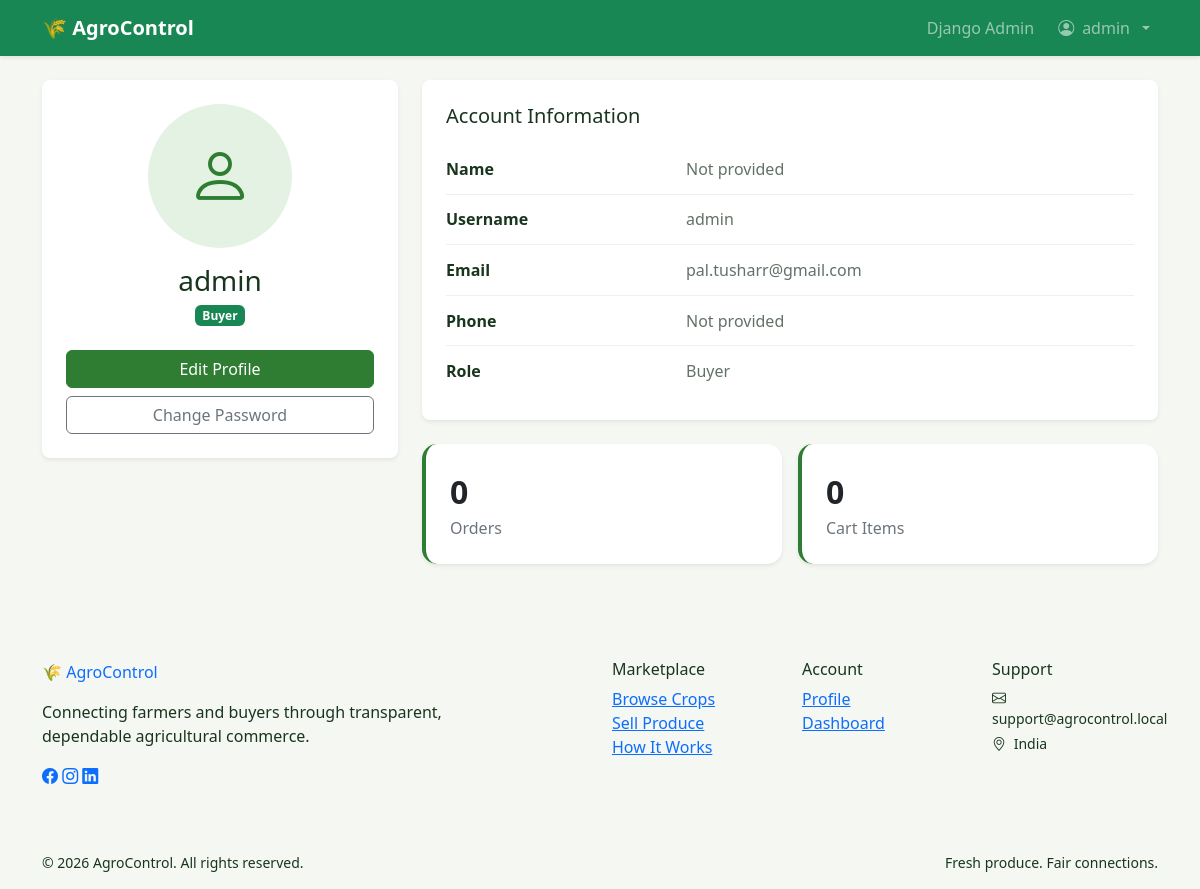
The page /accounts/profile/ (signed in) on the database its author committed.
### users/models.py (models this page shows, shortened)
class User(AbstractUser):
    class Role(models.TextChoices):
        FARMER = "FARMER", "Farmer"
        BUYER = "BUYER", "Buyer"
        ADMIN = "ADMIN", "Admin"
    phone_number = models.CharField(max_length=15)
    profile_photo = models.ImageField(
        upload_to="profiles/",
        blank=True,
        null=True,
    )
    role = models.CharField(
        max_length=10,
        choices=Role.choices,
        default=Role.BUYER,
    )

### users/views.py (the view, shortened to what this page needs)
# urls.py: path("profile/", views.profile, name="profile"),
@login_required
def profile(request):
    context = {}
    if request.user.role == User.Role.BUYER:
        context.update({
            "orders_count": Order.objects.filter(buyer=request.user).count(),
            "cart_items_count": (
                CartItem.objects.filter(cart__buyer=request.user)
                .aggregate(total=Sum("quantity"))["total"]
                or 0
            ),
        })
    return render(request, "users/profile.html", context)

### cart/context_processors.py (called while the page is built)
def cart_summary(request):
    if not request.user.is_authenticated or request.user.role != User.Role.BUYER:
        return {"cart_item_count": 0}
    count = (
        CartItem.objects.filter(cart__buyer=request.user)
        .aggregate(total=Sum("quantity"))["total"]
        or 0
    )
    return {"cart_item_count": count}

### templates/users/profile.html (shortened to what this page needs)
{% extends "base.html" %}
{% block content %}
<div class="row g-4">
    <div class="col-lg-4">
        <aside class="profile-card bg-white rounded-3 shadow-sm p-4 text-center">
            {% if user.profile_photo %}
            <img class="profile-avatar" src="{{ user.profile_photo.url }}" alt="{{ user.username }}">
            {% else %}
            <div class="profile-avatar profile-avatar-placeholder"><i class="bi bi-person"></i></div>
            {% endif %}
            <h1 class="h3 mt-3 mb-1">{{ user.get_full_name|default:user.username }}</h1>
            <span class="badge text-bg-success">{{ user.get_role_display }}</span>
            <div class="d-grid gap-2 mt-4">
                <a class="btn btn-success" href="{% url 'edit_profile' %}">Edit Profile</a>
                <a class="btn btn-outline-secondary" href="{% url 'change_password' %}">Change Password</a>
            </div>
        </aside>
    </div>
    <div class="col-lg-8">
        <div class="bg-white rounded-3 shadow-sm p-4 mb-4">
            <h2 class="h5 mb-3">Account Information</h2>
            <dl class="profile-details mb-0">
                <div><dt>Name</dt><dd>{{ user.get_full_name|default:"Not provided" }}</dd></div>
                <div><dt>Username</dt><dd>{{ user.username }}</dd></div>
                <div><dt>Email</dt><dd>{{ user.email|default:"Not provided" }}</dd></div>
                <div><dt>Phone</dt><dd>{{ user.phone_number|default:"Not provided" }}</dd></div>
                <div><dt>Role</dt><dd>{{ user.get_role_display }}</dd></div>
            </dl>
        </div>
        {% if user.role == "BUYER" %}
        <div class="row g-3">
            <div class="col-sm-6"><div class="card dashboard-stat p-4 shadow-sm">
                <div class="fs-2 fw-bold">{{ orders_count }}</div><span class="text-secondary">Orders</span>
            </div></div>
            <div class="col-sm-6"><div class="card dashboard-stat p-4 shadow-sm">
                <div class="fs-2 fw-bold">{{ cart_items_count }}</div><span class="text-secondary">Cart Items</span>
            </div></div>
        </div>
        {% endif %}
    </div>
</div>
{% endblock %}

### templates/includes/navbar.html (shortened to what this page needs)
<nav class="navbar navbar-expand-lg navbar-dark bg-success shadow-sm">
    <div class="container">
        <a class="navbar-brand fw-bold" href="{% url 'home' %}">
            🌾 AgroControl
        </a>
        <div class="collapse navbar-collapse" id="navbar">
            <ul class="navbar-nav ms-auto align-items-lg-center">
                {% if not user.is_authenticated %}
                <li class="nav-item"><a class="nav-link" href="{% url 'home' %}">Home</a></li>
                <li class="nav-item"><a class="nav-link" href="{% url 'product_list' %}">Marketplace</a></li>
                <li class="nav-item ms-lg-3"><a class="btn btn-light btn-sm" href="{% url 'login' %}">Login</a></li>
                <li class="nav-item dropdown ms-lg-2">
                    <a class="btn btn-warning btn-sm dropdown-toggle" href="#" role="button"
                       data-bs-toggle="dropdown" aria-expanded="false">Register</a>
                    <ul class="dropdown-menu dropdown-menu-end">
                        <li><a class="dropdown-item" href="{% url 'buyer_register' %}">Register as Buyer</a></li>
                        <li><a class="dropdown-item" href="{% url 'farmer_register' %}">Register as Farmer</a></li>
                    </ul>
                </li>
                {% else %}
                    {% if user.role == "FARMER" %}
                    <li class="nav-item"><a class="nav-link" href="{% url 'farmer_dashboard' %}">Dashboard</a></li>
                    <li class="nav-item"><a class="nav-link" href="{% url 'my_crops' %}">My Crops</a></li>
                    <li class="nav-item"><a class="nav-link" href="{% url 'orders_received' %}">Orders</a></li>
                    <li class="nav-item"><a class="nav-link" href="{% url 'product_list' %}">Marketplace</a></li>
                    {% elif user.role == "ADMIN" or user.is_superuser %}
                    <li class="nav-item"><a class="nav-link" href="{% url 'admin:index' %}">Django Admin</a></li>
                    {% endif %}
                <li class="nav-item dropdown ms-lg-2">
                    <a class="nav-link dropdown-toggle d-flex align-items-center gap-2" href="#" role="button"
                       data-bs-toggle="dropdown" aria-expanded="false">
                        {% if user.profile_photo %}
                        <img class="navbar-avatar" src="{{ user.profile_photo.url }}" alt="">
                        {% else %}
                        <i class="bi bi-person-circle"></i>
                        {% endif %}
                        {{ user.first_name|default:user.username }}
                    </a>
                </li>
                {% endif %}
            </ul>
        </div>
    </div>
</nav>

### static/css/style.css (style rules this page uses)
body { background: #f4f7f2; color: #19351e; }
.card { border: none; border-radius: 15px; transition: transform .25s ease, box-shadow .25s ease; overflow: hidden; }
.btn-success { background: #2e7d32; border-color: #2e7d32; }
.dashboard-stat { border-left: .3rem solid #2e7d32; }
.profile-avatar { width: 9rem; height: 9rem; border-radius: 50%; object-fit: cover; }
.profile-avatar-placeholder { display: grid; margin: 0 auto; place-items: center; background: #e4f2e3; color: #2e7d32; font-size: 4rem; }
.profile-details div { display: grid; grid-template-columns: minmax(100px, 1fr) 2fr; gap: 1rem; padding: .8rem 0; border-bottom: 1px solid #edf0ed; }
.profile-details div:last-child { border-bottom: 0; }
.profile-details dd { margin-bottom: 0; color: #637267; }

### rows shown on the page
User: first_name "admin", get_full_name "admin", role "Buyer", get_full_name "Not provided", username "admin", email "pal.tusharr@gmail.com", phone_number "Not provided"

### other values the page prints
{{ orders_count }} "0"
{{ cart_items_count }} "0"
